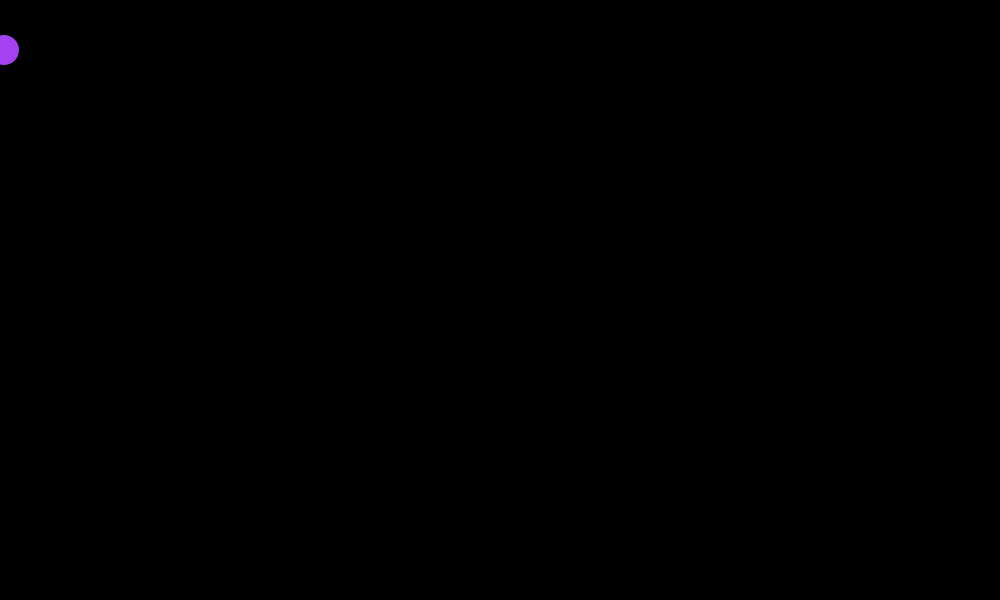
Frame 1 (no input)
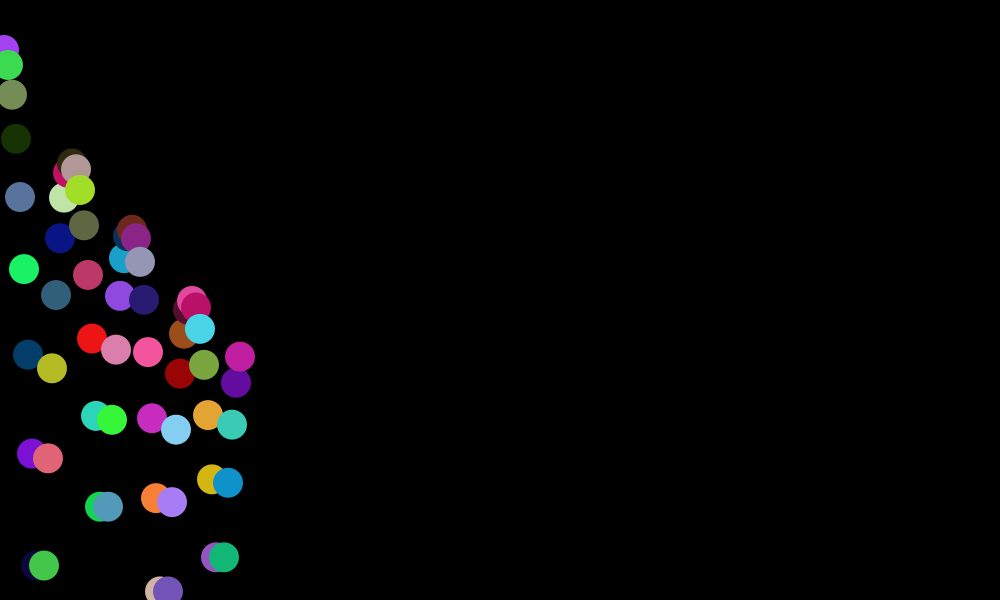
Frame 60 (the mouse pressed at the canvas centre just before this capture)
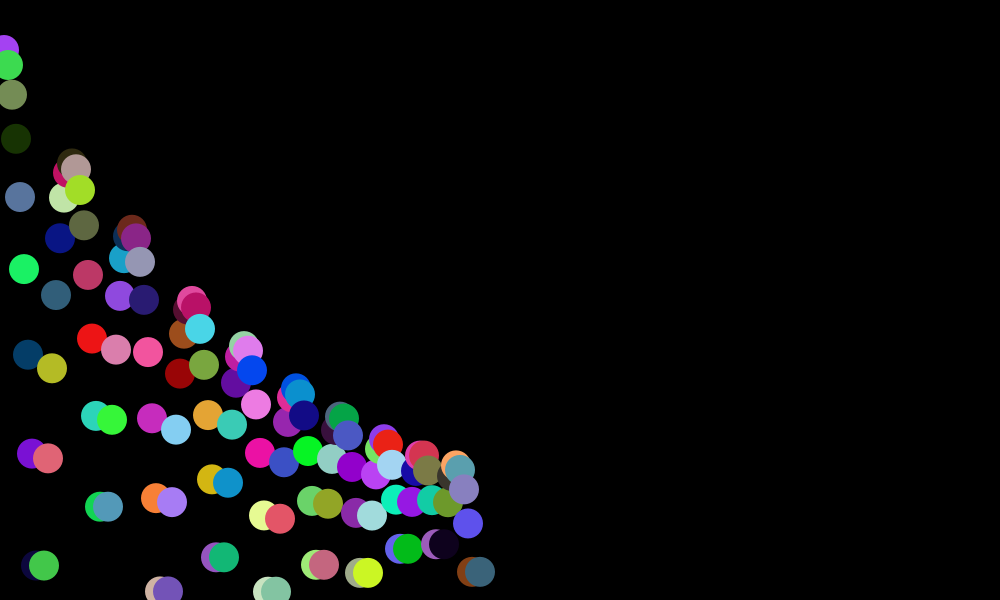
Frame 120 (the mouse held since frame 60 and released just before this capture)

The Processing sketch that drew these frames (run headless with seeded random() and noise(); from frame 60 on, the mouse is pressed at the canvas centre):

// Processing sketch: Confetti
// ── Confetti.pde
float x, y, z;


void setup () {
  size(1000, 600);
  background (0);
  noStroke();
  smooth(8);

  x = 0;
  y = 50;
  z = 0;
}

void draw() {
  fill(random(255), random(255), random(255));
  x+=4; 
  y+=z;
  if (y > 600) {
    z = -z;
    //ellipse(x, 200, random(36), random(25));
  }
  else {
    z = z*0.98+15;
    ellipse(x, y, 30, 30);
  }
}
